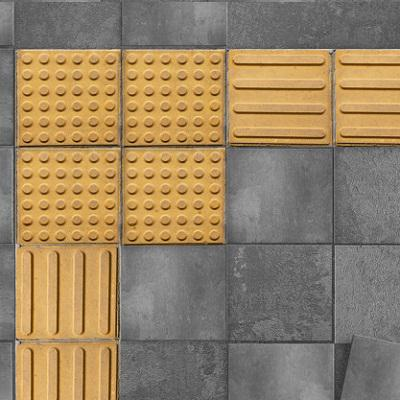
#> input picture Teste Imagens/piso_alerta.jpg, 400 x 400 px, given in place of the camera
$ python pisoNaveg.py
#> lines starting #> are read from the running program, lines starting #| are printed output that depends on the picture; after the words box and inside, x2 and y2 are one past the last pixel; in counts of white or black regions, pixels touching at a corner belong together
import cv2
import numpy as np
import RPi.GPIO as GPIO
import timeit
import time

# Abre a câmera
cap = cv2.VideoCapture(0, cv2.CAP_V4L2)  # 0 indica o índice da câmera
# Abre o vídeo
#cap = cv2.VideoCapture("/home/deboradfg/Desktop/videoNaveg.h264")
# Verifica se a câmera foi aberta com sucesso
if not cap.isOpened():
    print("Erro ao abrir a câmera.")
    exit()

# Define o número do pino GPIO conectado ao LED
GPIO.setmode(GPIO.BOARD) # Define o modo de numeração (Board)
GPIO.setwarnings(False) # Desativa as mensagens de alerta
LED_DIRECIONAL = 13
LED_ALERTA = 7

# Inicializa o GPIO
GPIO.setup(LED_DIRECIONAL, GPIO.OUT)
GPIO.setup(LED_ALERTA, GPIO.OUT)

# Criação da janela para barras deslizantes
cv2.namedWindow('Video')

# Valores iniciais para as trackbars
ksize = (6, 6)  # Inicializado como uma tupla
thresh = 68

# Função de callback para a barra deslizante
def ksize_limit(value):
    global ksize
    ksize_value = 2 * value + 1  # Garante que o valor seja ímpar
    ksize = (ksize_value, ksize_value)  # Atualiza a variável ksize como uma tupla (value, value)

def thresh_limit(value):
    global thresh
    thresh = value

# Cria as barras deslizantes
cv2.createTrackbar('ksize', 'Video', ksize[0], 30, ksize_limit)
cv2.createTrackbar('thresh', 'Video', thresh, 255, thresh_limit)

# Parâmetros para a média móvel
media_PisoAlerta = 0

try:
    estado_atual = "direcional"  # Inicializa o estado como direcional
    print("Saia do seu destino inicial e siga em frente")
    ponto = 1 #Inicializa no ponto 1
    while True:
        ret, frame = cap.read()
#> frame is the input picture: shape (400, 400, 3); mean B, G, R 101.3, 130.9, 151

        if not ret:
            break

        # Pré-processamento
        frameGray = cv2.cvtColor(frame, cv2.COLOR_BGR2GRAY)
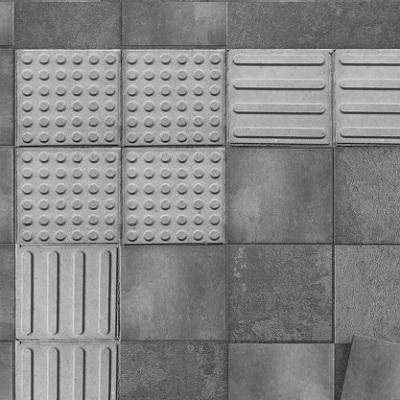
#> frameGray: shape (400, 400); min 6, max 228, mean 133.6
        frameEqual = cv2.equalizeHist(frameGray)
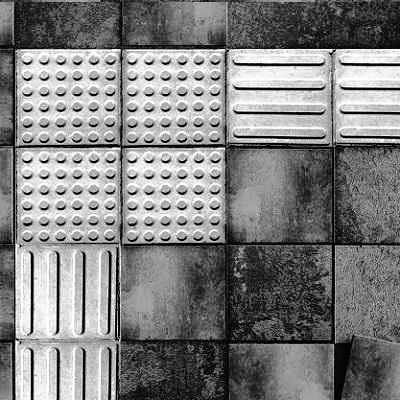
#> frameEqual: shape (400, 400); min 0, max 255, mean 128.7
        frameBlur = cv2.blur(frameGray, ksize)
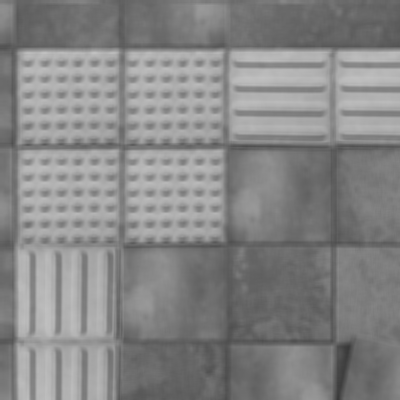
#> frameBlur: shape (400, 400); min 57, max 192, mean 133.5

        # Binarização
        _, frameThresh = cv2.threshold(frameBlur, thresh, 255, cv2.THRESH_BINARY)
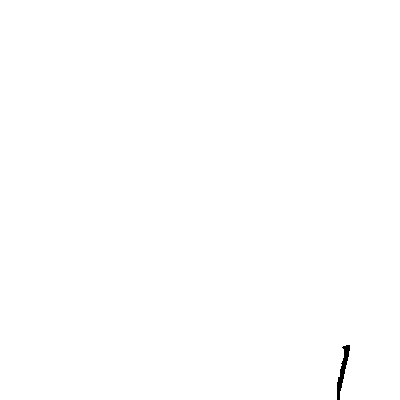
#> frameThresh: shape (400, 400); 99.8% white; 1 black region, box (x1, y1, x2, y2) and area: (337, 345, 350, 400) 261

        # Contar pixels brancos
        white_pixels = cv2.countNonZero(frameThresh)
#> white_pixels = 159739
        black_pixels = frameThresh.size - white_pixels
#> black_pixels = 261

        # Atualizar contagem se o número de pixels pretos estiver acima do limite (Detecção piso de alerta)
        if black_pixels > 170000:
            media_PisoAlerta += 1
        else:
            media_PisoAlerta = 0

        # Verifica transições entre piso direcional e piso de alerta
        # Ponto 1
        if estado_atual == "direcional" and media_PisoAlerta >= 5 and ponto == 1:
            print("Siga em frente")
            # Exiba a mensagem para o usuário ou realize outras ações necessárias
            estado_atual = "alerta"
            ponto += 1

        # Ponto 2
        elif estado_atual == "alerta" and media_PisoAlerta <= 5 and ponto == 2:
            print("Siga em frente")
            # Exiba a mensagem para o usuário ou realize outras ações necessárias
            estado_atual = "direcional"
            ponto += 1

        # Ponto 3
        elif estado_atual == "direcional" and media_PisoAlerta >= 5 and ponto == 3:
            print("Vire à esquerda e siga em frente ")
            # Exiba a mensagem para o usuário ou realize outras ações necessárias
            estado_atual = "alerta"
            ponto += 1

        # Ponto 4
        elif estado_atual == "alerta" and media_PisoAlerta <= 5 and ponto == 4:
            print("Siga em frente")
            estado_atual = "direcional"
            ponto += 1

        # Ponto 5
        elif estado_atual == "direcional" and media_PisoAlerta >= 5 and ponto == 5:
            print("Vire à esquerda")
            print("Você chegou no seu destino final")
            # Exiba a mensagem para o usuário ou realize outras ações necessárias
            estado_atual = "alerta"
            ponto += 1

        # Controla o LED de acordo com o piso
        if estado_atual == "alerta":
            # Acende o LED de alerta
            GPIO.output(LED_DIRECIONAL, GPIO.LOW)
            GPIO.output(LED_ALERTA, GPIO.HIGH)
        else:
            # Acende o LED direcional
            GPIO.output(LED_ALERTA, GPIO.LOW)
            GPIO.output(LED_DIRECIONAL, GPIO.HIGH)

        # Exibir imagens
        cv2.imshow('Video', frameThresh)
        cv2.imshow('Video Original', frame)

        # Verificar se o usuário pressionou 'q' para sair
        if cv2.waitKey(25) & 0xFF == ord('q'):
#> (key q is pressed here)
            break

finally:
    GPIO.cleanup()
    cv2.destroyAllWindows()

$ run again, on Teste Imagens/piso_direcional.jpg
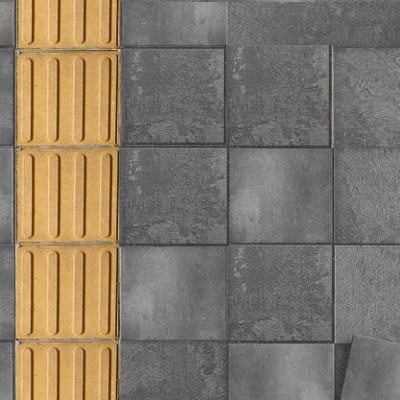
#> input picture Teste Imagens/piso_direcional.jpg, 400 x 400 px, given in place of the camera
#> frame is the input picture: shape (400, 400, 3); mean B, G, R 105.8, 121.3, 132.4
#> `frameEqual = cv2.equalizeHist(frameGray)`:
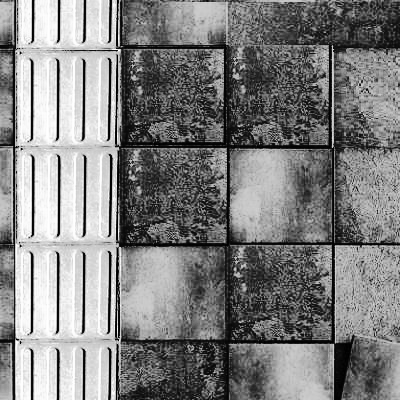
#> frameEqual: shape (400, 400); min 0, max 255, mean 129
#> `frameBlur = cv2.blur(frameGray, ksize)`:
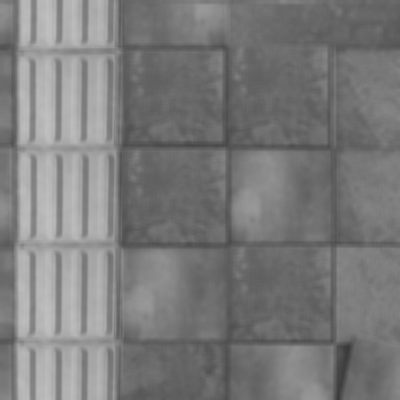
#> frameBlur: shape (400, 400); min 57, max 192, mean 122.9
#> frameThresh: shape (400, 400); 99.8% white; 1 black region, box (x1, y1, x2, y2) and area: (337, 345, 350, 400) 261
#> white_pixels = 159739
#> black_pixels = 261
